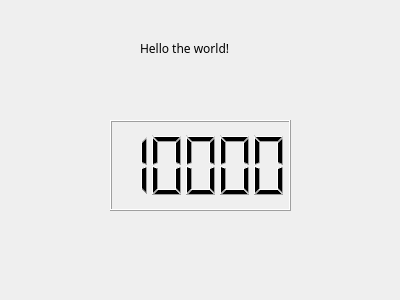
<?xml version="1.0" encoding="UTF-8"?>
<ui version="4.0">
 <class>Dialog</class>
 <widget class="QDialog" name="Dialog">
  <property name="geometry">
   <rect>
    <x>0</x>
    <y>0</y>
    <width>400</width>
    <height>300</height>
   </rect>
  </property>
  <property name="font">
   <font>
    <family>文泉驿正黑</family>
   </font>
  </property>
  <property name="windowTitle">
   <string>Dialog</string>
  </property>
  <widget class="QLabel" name="label">
   <property name="geometry">
    <rect>
     <x>140</x>
     <y>40</y>
     <width>101</width>
     <height>16</height>
    </rect>
   </property>
   <property name="text">
    <string>Hello the world!</string>
   </property>
  </widget>
  <widget class="QLCDNumber" name="lcdNumber">
   <property name="geometry">
    <rect>
     <x>110</x>
     <y>120</y>
     <width>181</width>
     <height>91</height>
    </rect>
   </property>
   <property name="value" stdset="0">
    <double>10000.000000000000000</double>
   </property>
  </widget>
 </widget>
 <resources/>
 <connections/>
</ui>
